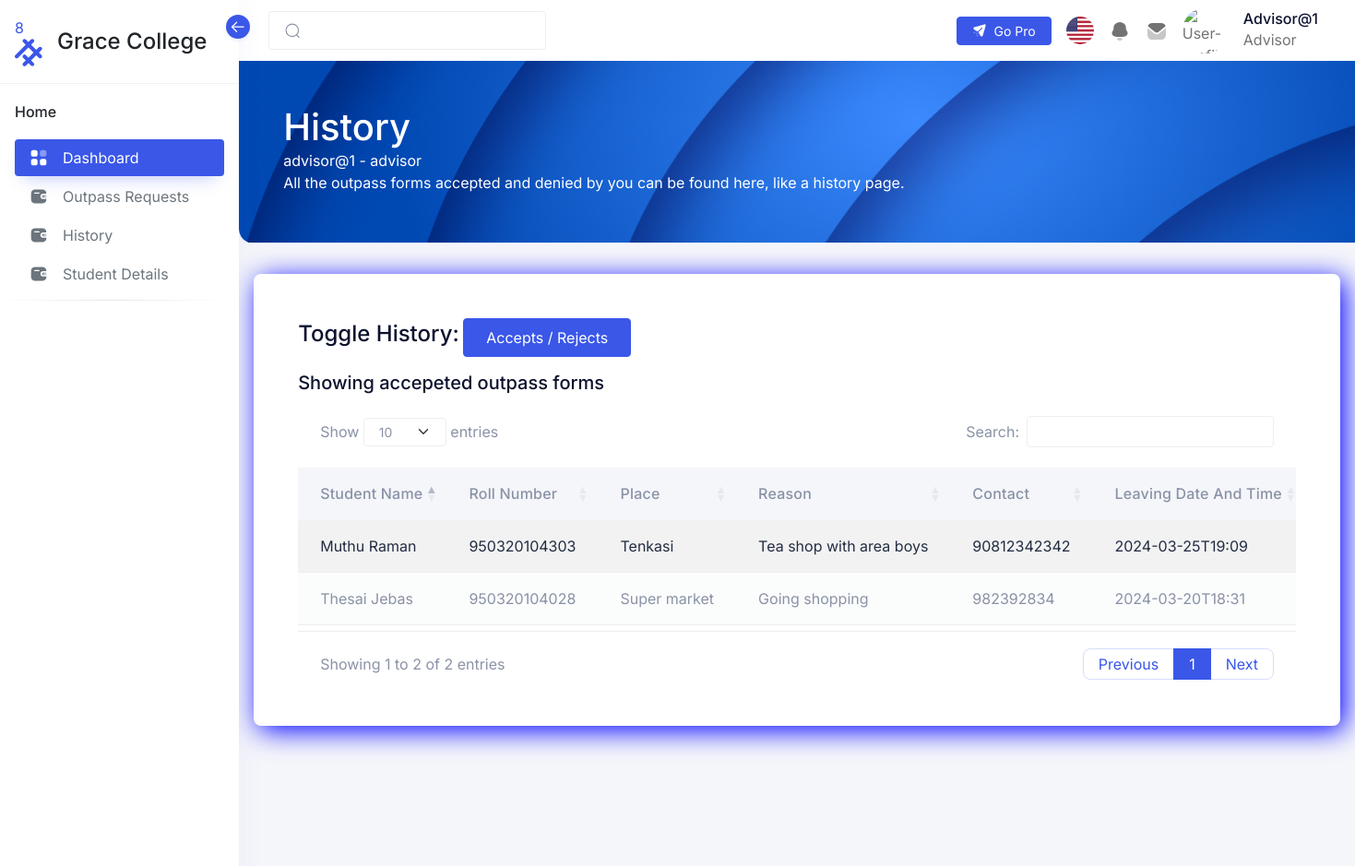
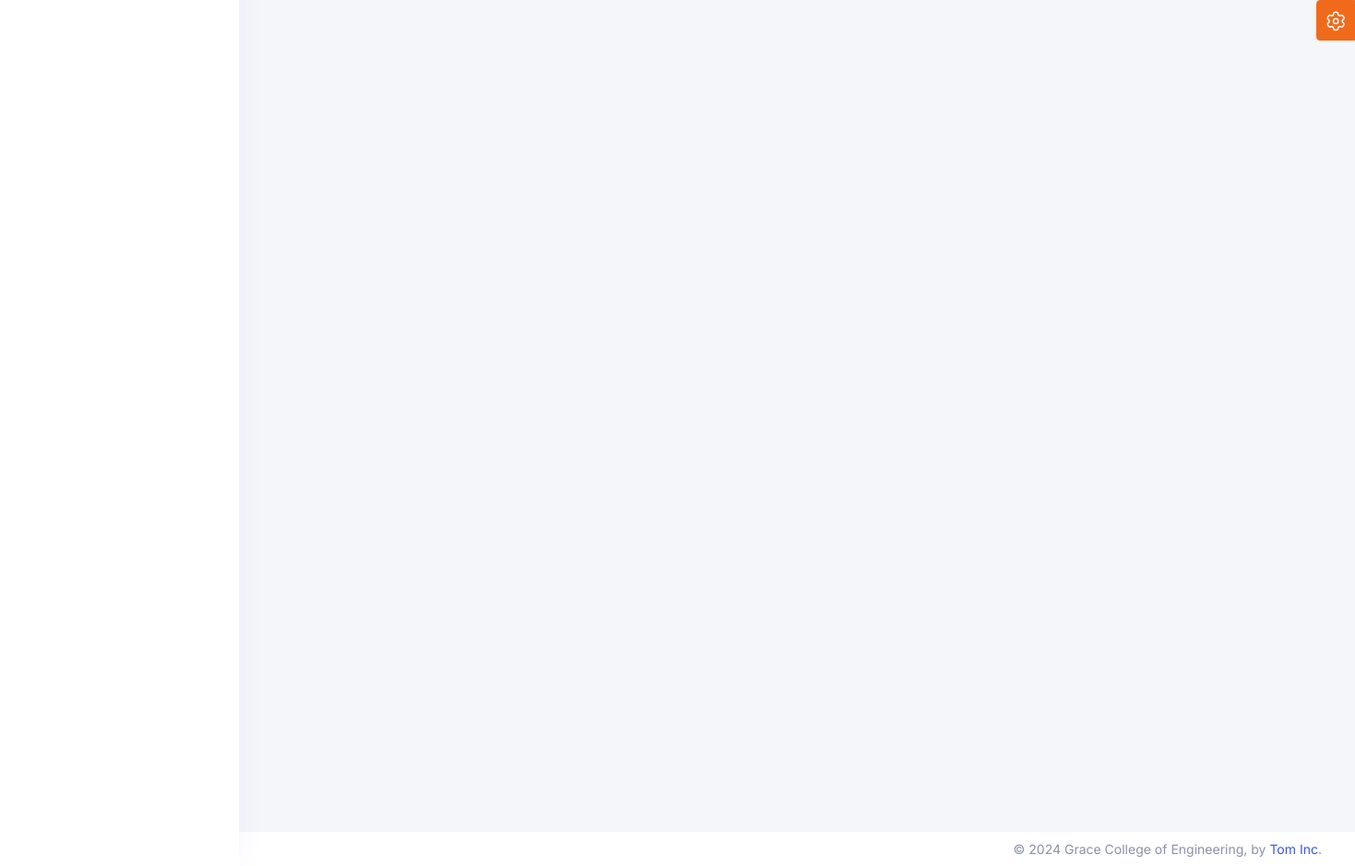
The page /hod/pages/historyPage.php (signed in) on the database its author committed (2 pictures, top to bottom).
### tables this page shows
CREATE TABLE `student_details` (
  `studentdetailsid` int(11) NOT NULL,
  `sno` int(10) NOT NULL,
  `studentname` varchar(225) NOT NULL,
  `rollnumber` varchar(225) NOT NULL,
  `dateofbirth` varchar(225) NOT NULL,
  `stream` varchar(225) NOT NULL,
  `branch` varchar(225) NOT NULL,
  `father/guardianname` varchar(225) NOT NULL,
  `father/guardiannumber` int(11) NOT NULL,
  `address` varchar(225) NOT NULL,
  `datm` timestamp NOT NULL DEFAULT current_timestamp() ON UPDATE current_timestamp(),
  `classadvisor` varchar(100) NOT NULL
);

CREATE TABLE `permission_details` (
  `permissiondetailsid` int(11) NOT NULL,
  `sno` int(11) NOT NULL,
  `rollnumber` varchar(225) NOT NULL,
  `permissiontype` varchar(225) NOT NULL,
  `leavingdatetime` varchar(225) NOT NULL,
  `place` varchar(225) NOT NULL,
  `reason` varchar(225) NOT NULL,
  `contactnumber` varchar(220) NOT NULL,
  `status` varchar(225) NOT NULL,
  `outtime` varchar(225) NOT NULL,
  `datm` timestamp NOT NULL DEFAULT current_timestamp() ON UPDATE current_timestamp(),
  `acceptedby` varchar(200) NOT NULL,
  `rejectedby` varchar(200) NOT NULL
);

### hod/pages/historyPage.php (the view, shortened to what this page needs)
<?php
include($_SERVER['DOCUMENT_ROOT'] . '/gatePass/Includes/Header.php');
include('../Menu.php');
$sql = "SELECT * FROM `permission_details` WHERE status>=3";
$result = mysqli_query($conn, $sql);
if ($result) {
    $pendingRequests = array();
    while ($row = $result->fetch_assoc()) {
        $pendingRequests[] = $row;
    }
}
$sql = "SELECT * FROM student_details WHERE branch ='$department'";
$result = mysqli_query($conn, $sql);
if ($result) {
    $students = array();
    while ($row = $result->fetch_assoc()) {
        $students[] = $row;
    }
}
$sql = "SELECT * FROM student_details WHERE branch='$department'";
$result = mysqli_query($conn, $sql);
?>
<div class="iq-navbar-header" style="height: 215px;">
    <div class="container-fluid iq-container">
        <div class="row">
            <div class="col-md-12">
                <div class="flex-wrap d-flex justify-content-between align-items-center">
                    <div>
                        <h1>History</h1> <?php echo "$userName - $roleName" ?>
                        <p>All the outpass forms accepted and denied by you can be found here, like a history page.</p>
                    </div>
                </div>
            </div>
        </div>
    </div>
    <div class="iq-header-img">
        <img src="/gatePass/assets/images/dashboard/top-header.png" alt="header" class="theme-color-default-img img-fluid w-100 h-100 animated-scaleX">
    </div>
</div>
<div class="card m-3 mb-4 text outerMostCard">
    <div class="card-body">
        <div class="bd-example">
            <div class="card-body">
                <div class="form-group col-md-12 justify-content-center">
                    <label class="form-label h4" for="datm">Toggle History:</label>
                    <button type="button" id="toggleAcceptsRejectsBtn" class="btn btn-primary">Accepts / Rejects</button>
                </div>
                <p id="tableHeading" class='h5 mb-4'> Showing accepeted outpass forms </p>
                <div class="table-responsive ">
                    <div id="acceptedTable" class="table-responsive acceptedTable">
                        <table id="datatable" class="table table-striped mb-4" data-toggle="data-table">
                            <thead>
                                <tr>
                                    <th>Student Name</th>
                                    <th>Roll Number</th>
                                    <th>Place</th>
                                    <th>Reason</th>
                                    <th>Contact</th>
                                    <th>Leaving Date And Time</th>
                                </tr>
                            </thead>
                            <tbody>
                                <?php foreach ($pendingRequests as $request) { ?>
                                    <?php
                                    foreach ($students as $student) {
                                        if ($student['sno'] == $request['sno']) {
                                            $studentName = $student['studentname'];
                                            $studentRollNumber = $student['rollnumber'];
                                            $place = $request['place'];
                                            $reason = $request['reason'];
                                            $contact = $request['contactnumber'];
                                            $leavingDateAndTime = $request['leavingdatetime'];
                                    ?>
                                            <tr>
                                                <td><?php echo $studentName ?></td>
                                                <td><?php echo $studentRollNumber ?></td>
                                                <td><?php echo $place ?></td>
                                                <td><?php echo $reason ?></td>
                                                <td><?php echo $contact ?></td>
                                                <td><?php echo $leavingDateAndTime ?></td>
                                            </tr>
                                <?php           }
                                    }
                                } ?>
                            </tbody>
                        </table>
                    </div>
                </div>
            </div>
        </div>
    </div>
    <?php
    include($_SERVER['DOCUMENT_ROOT'] . '/gatePass/Includes/Footer.php');
    ?>

### hod/Menu.php (shortened to what this page needs)
<?php
if (isset($_SESSION['user_id'])) {
?>
  <aside class="sidebar sidebar-default sidebar-white sidebar-base navs-rounded-all ">
    <div class="sidebar-header d-flex align-items-center justify-content-start">
      <a href="../dashboard/index.html" class="navbar-brand">
        <div class="logo-main"> <?php echo $userId ?>
          <div class="logo-normal">
          </div>
        </div>
        <h4 class="logo-title">Grace College</h4>
      </a>
      <div class="sidebar-toggle" data-toggle="sidebar" data-active="true">
        <i class="icon">
        </i>
      </div>
    </div>
    <div class="sidebar-body pt-0 data-scrollbar">
      <div class="sidebar-list">
        <ul class="navbar-nav iq-main-menu" id="sidebar-menu">
          <li class="nav-item static-item">
            <a class="nav-link static-item disabled" href="../Gallery" tabindex="-1">
              <span class="default-icon">Home</span>
            </a>
          </li>
          <li class="nav-item">
            <a class="nav-link active" aria-current="page" href="../Gallery">
              <i class="icon">
              </i>
              <span class="item-name">Dashboard</span>
            </a>
          </li>
          <li class="nav-item">
            <a class="nav-link" aria-current="page" href="/gatePass/hod/pages/outpassRequests.php">
              <i class="icon">
              </i>
              <span class="item-name">Outpass Requests
              </span>
            </a>
          </li>
          <li class="nav-item">
            <a class="nav-link" aria-current="page" href="/gatePass/hod/pages/historyPage.php">
              <i class="icon">
              </i>
              <span class="item-name">History
              </span>
            </a>
          </li>
          <li class="nav-item">
            <a class="nav-link" aria-current="page" href="/gatePass/hod/pages/studentDetails.php">
              <i class="icon">
              </i>
              <span class="item-name">Student Details
              </span>
            </a>
          </li>
          <li>
            <hr class="hr-horizontal">
          </li>
        </ul>
      </div>
    </div>
  </aside>
  <main class="main-content">
    <div class="position-relative iq-banner">
      <nav class="nav navbar navbar-expand-lg navbar-light iq-navbar">
        <div class="container-fluid navbar-inner">
          <div class="input-group search-input">
            <span class="input-group-text" id="search-input">
            </span>
            <input type="search" class="form-control" placeholder="">
          </div>
          <div class="collapse navbar-collapse" id="navbarSupportedContent">
            <ul class="mb-2 navbar-nav ms-auto align-items-center navbar-list mb-lg-0">
              <li class="me-0 me-xl-2">
                <a class="btn btn-primary btn-sm d-flex gap-2 align-items-center" aria-current="page" href="http://hopeui.iqonic.design/pro?utm_source=hopeui-free-demo&utm_medium=hopeui-free-demo&utm_campaign=hopeui-pro-launch" target="_blank">
                  Go Pro
                </a>
              </li>
              <li class="nav-item dropdown">
                <a href="#" class="search-toggle nav-link" id="dropdownMenuButton2" data-bs-toggle="dropdown" aria-haspopup="true" aria-expanded="false">
                  <img src="/gatePass/assets/images/Flag/flag001.png" class="img-fluid rounded-circle" alt="user" style="height: 30px; min-width: 30px; width: 30px;">
                </a>
              </li>
              <li class="nav-item dropdown">
                <a href="#" class="nav-link" id="notification-drop" data-bs-toggle="dropdown">
                </a>
              </li>
              <li class="nav-item dropdown">
                <a href="#" class="nav-link" id="mail-drop" data-bs-toggle="dropdown" aria-haspopup="true" aria-expanded="false">
                </a>
              </li>
              <li class="nav-item dropdown">
                <a class="py-0 nav-link d-flex align-items-center" href="#" id="navbarDropdown" role="button" data-bs-toggle="dropdown" aria-expanded="false">
                  <img src="/gatePass/assets/images/avatars/01.png" alt="User-Profile" class="theme-color-default-img img-fluid avatar avatar-50 avatar-rounded">
                  <div class="caption ms-3 d-none d-md-block ">
                    <h6 class="mb-0 caption-title"><?php echo ucfirst($userName) ?></h6>
                    <p class="mb-0 caption-sub-title"><?php echo ucfirst($roleName) ?></p>
                  </div>
                </a>
              </li>
            </ul>
          </div>
        </div>
      </nav>
    </div>
  <?php
} else {
  header("Location: /gatePass/login.php");
}
  ?>

### rows shown on the page
permission_details: place "Super market", reason "Going shopping", contactnumber "982392834", leavingdatetime "2024-03-20T18:31"
student_details: studentname "Thesai Jebas", rollnumber "950320104028"
permission_details: place "Tenkasi", reason "Tea shop with area boys", contactnumber "90812342342", leavingdatetime "2024-03-25T19:09"
student_details: studentname "Muthu Raman", rollnumber "950320104303"

### other values the page prints
$userId "8"
$userName "Advisor@1"
$roleName "Advisor"
$userName "advisor@1"
$roleName "advisor"
